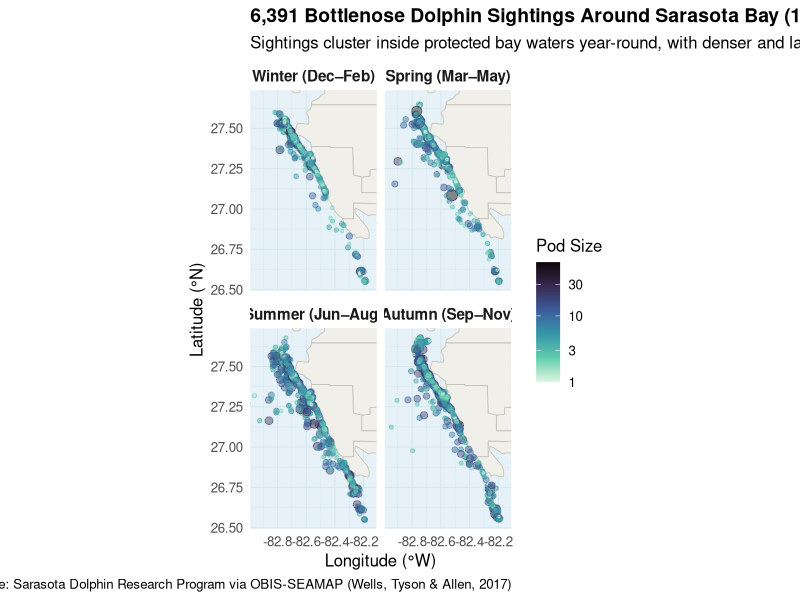

Recreate this plot in R.
## ---- chunk 1
library(tidyverse)
library(maps)

dolphins <- read_csv("data/sarasota_dolphins.csv") |>
  mutate(
    season = case_when(
      month %in% c(12, 1, 2) ~ "Winter (Dec–Feb)",
      month %in% c(3, 4, 5)  ~ "Spring (Mar–May)",
      month %in% c(6, 7, 8)  ~ "Summer (Jun–Aug)",
      TRUE                   ~ "Autumn (Sep–Nov)"
    ) |>
      factor(levels = c(
        "Winter (Dec–Feb)",
        "Spring (Mar–May)",
        "Summer (Jun–Aug)",
        "Autumn (Sep–Nov)"
      ))
  )

fl_coast <- map_data("county", "florida")
## ---- chunk 2
#| fig-width: 9
#| fig-height: 7

ggplot() +
  # Draw nearby Florida counties for coastline context
  geom_polygon(
    data = fl_coast,
    aes(x = long, y = lat, group = group),
    fill = "#f0efe9",
    color = "#c7c4b8",
    linewidth = 0.3
  ) +
  # Plot all 6,391 dolphin sighting locations
  geom_point(
    data = dolphins,
    aes(x = lon, y = lat, color = group_size, size = group_size),
    alpha = 0.45
  ) +
  coord_quickmap(xlim = c(-82.95, -82.15), ylim = c(26.55, 27.68)) +
  scale_color_viridis_c(
    option = "mako",
    direction = -1,
    trans = "log10",
    name = "Pod Size"
  ) +
  scale_size_continuous(
    range = c(0.6, 3.5),
    guide = "none"
  ) +
  facet_wrap(~season, ncol = 2) +
  labs(
    title = "6,391 Bottlenose Dolphin Sightings Around Sarasota Bay (1971–2009)",
    subtitle = "Sightings cluster inside protected bay waters year-round, with denser and larger pods in Summer and Autumn",
    x = "Longitude (°W)",
    y = "Latitude (°N)",
    caption = "Source: Sarasota Dolphin Research Program via OBIS-SEAMAP (Wells, Tyson & Allen, 2017)"
  ) +
  theme_minimal(base_size = 12) +
  theme(
    panel.background = element_rect(fill = "#e6f2f8", color = NA),
    panel.grid = element_line(color = "#d4e6ef", linewidth = 0.3),
    strip.text = element_text(face = "bold", size = 11),
    plot.title = element_text(face = "bold", size = 14)
  )
